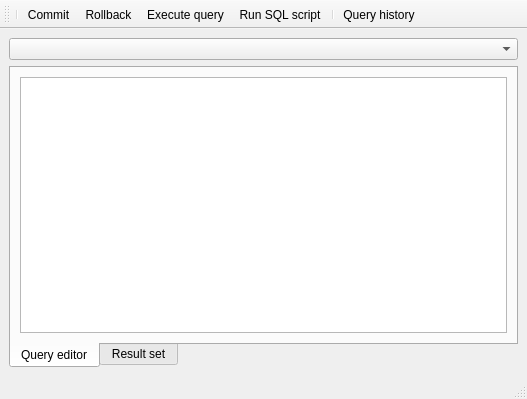
<?xml version="1.0" encoding="UTF-8"?>
<ui version="4.0">
 <class>QueryEditorWindow</class>
 <widget class="QMainWindow" name="QueryEditorWindow">
  <property name="geometry">
   <rect>
    <x>0</x>
    <y>0</y>
    <width>527</width>
    <height>399</height>
   </rect>
  </property>
  <property name="windowTitle">
   <string>MainWindow</string>
  </property>
  <widget class="QWidget" name="centralwidget">
   <layout class="QVBoxLayout" name="verticalLayout">
    <item>
     <widget class="QComboBox" name="cmbDatabase"/>
    </item>
    <item>
     <widget class="QTabWidget" name="tabWidget">
      <property name="tabPosition">
       <enum>QTabWidget::South</enum>
      </property>
      <property name="currentIndex">
       <number>0</number>
      </property>
      <widget class="QWidget" name="tabQuery">
       <attribute name="title">
        <string>Query editor</string>
       </attribute>
       <layout class="QVBoxLayout" name="verticalLayout_2">
        <item>
         <widget class="LQueryEditor" name="teQueryEditor"/>
        </item>
       </layout>
      </widget>
      <widget class="QWidget" name="tabResult">
       <attribute name="title">
        <string>Result set</string>
       </attribute>
       <layout class="QVBoxLayout" name="verticalLayout_3">
        <item>
         <widget class="QTableView" name="tvResultSet">
          <property name="sortingEnabled">
           <bool>true</bool>
          </property>
         </widget>
        </item>
       </layout>
      </widget>
     </widget>
    </item>
   </layout>
  </widget>
  <widget class="QStatusBar" name="statusbar"/>
  <widget class="QToolBar" name="toolBar">
   <property name="windowTitle">
    <string>toolBar</string>
   </property>
   <attribute name="toolBarArea">
    <enum>TopToolBarArea</enum>
   </attribute>
   <attribute name="toolBarBreak">
    <bool>false</bool>
   </attribute>
   <addaction name="separator"/>
   <addaction name="aCommit"/>
   <addaction name="aRollback"/>
   <addaction name="aExecuteQuery"/>
   <addaction name="aExecScript"/>
   <addaction name="separator"/>
   <addaction name="aQueryHistory"/>
  </widget>
  <action name="aCommit">
   <property name="icon">
    <iconset resource="icons.qrc">
     <normaloff>:/icons/commit.png</normaloff>:/icons/commit.png</iconset>
   </property>
   <property name="text">
    <string>Commit</string>
   </property>
   <property name="toolTip">
    <string>Commit</string>
   </property>
  </action>
  <action name="aRollback">
   <property name="icon">
    <iconset resource="icons.qrc">
     <normaloff>:/icons/rollback.png</normaloff>:/icons/rollback.png</iconset>
   </property>
   <property name="text">
    <string>Rollback</string>
   </property>
   <property name="toolTip">
    <string>Rollback</string>
   </property>
  </action>
  <action name="aExecuteQuery">
   <property name="icon">
    <iconset resource="icons.qrc">
     <normaloff>:/icons/run.png</normaloff>:/icons/run.png</iconset>
   </property>
   <property name="text">
    <string>Execute query</string>
   </property>
   <property name="toolTip">
    <string>Execute query</string>
   </property>
   <property name="shortcut">
    <string>F5</string>
   </property>
  </action>
  <action name="aExecScript">
   <property name="icon">
    <iconset resource="icons.qrc">
     <normaloff>:/icons/run_script.png</normaloff>:/icons/run_script.png</iconset>
   </property>
   <property name="text">
    <string>Run SQL script</string>
   </property>
   <property name="toolTip">
    <string>Run SQL script</string>
   </property>
  </action>
  <action name="aQueryHistory">
   <property name="icon">
    <iconset resource="icons.qrc">
     <normaloff>:/icons/history.png</normaloff>:/icons/history.png</iconset>
   </property>
   <property name="text">
    <string>Query history</string>
   </property>
  </action>
 </widget>
 <customwidgets>
  <customwidget>
   <class>LQueryEditor</class>
   <extends>QPlainTextEdit</extends>
   <header>lqueryeditor.h</header>
  </customwidget>
 </customwidgets>
 <resources>
  <include location="icons.qrc"/>
 </resources>
 <connections/>
</ui>
